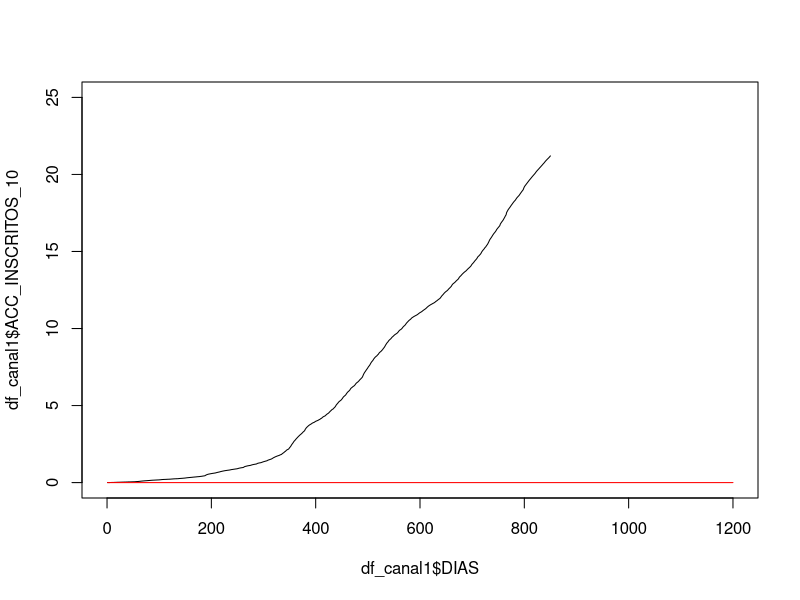

R code for this plot:

library(dplyr)

df = read.csv("youtube.txt", sep=" ")


df_new = mutate(group_by(df,CANAL), ACC_INSCRITOS=cumsum(INSCRITOS))
df_new$ACC_INSCRITOS_10 = df_new$ACC_INSCRITOS / 100000

df_canal1 = df_new[ df_new$CANAL == "inventonahora" , ]
df_canal2 = df_new[ df_new$CANAL != "inventonahora" , ]

fx = function(par, x) { par[1] / ( 1 + exp( par[2]*( x - par[3] ) ) ) }

f_ols = function( par, dias, valor) { return( sum( (valor - par[1] / ( 1 + exp( par[2]*( dias - par[3] ) ) ) )^2 ) ) }


fx_2 <- function(par, y, dias  ) {
  mu <-  par[1] / ( 1 + exp( par[2]*( dias - par[3] ) ) ) 
  SQ <- sum( (y - mu)^2 )
  return(SQ)
}

# AJUSTANDO A PORRA DOS PARAMETROS
par_1 = c( max( df_canal1$ACC_INSCRITOS_10 ), -0.01 ,median(df_canal1$ACC_INSCRITOS_10) )

adj_1 = optim( par=par_1, f_ols, dias=df_canal1$DIAS , valor=df_canal1$ACC_INSCRITOS_10 )

# PLOTANDO A PORRA DO GRÁFICO
plot(df_canal1$ACC_INSCRITOS_10 ~ df_canal1$DIAS, type="l", xlim=c(0,1200), ylim=c(0,25)  ) 
lines( fx(par=adj_1$par, x=1:1200), col="red" )

